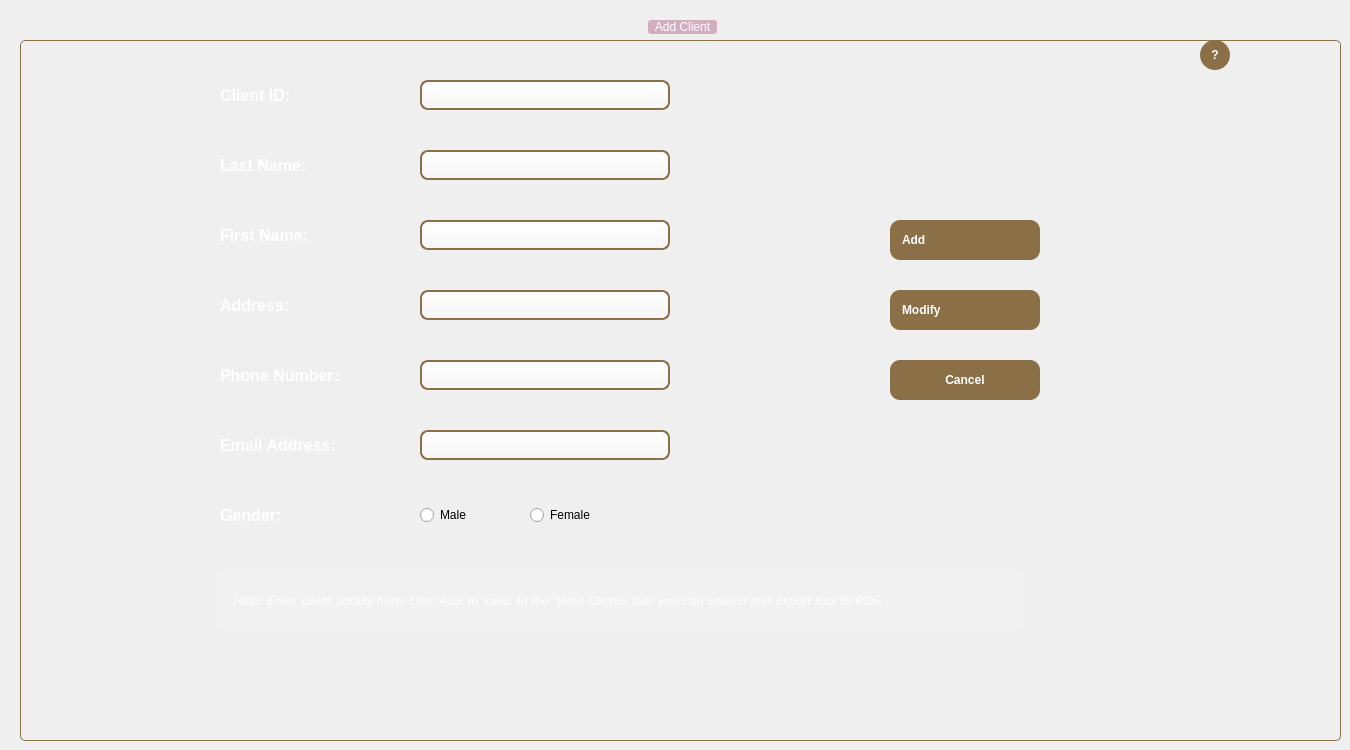
        <widget class="QWidget" name="tab_add">
         <attribute name="title">
          <string>Add Client</string>
         </attribute>
         <widget class="QGroupBox" name="group_add">
          <property name="geometry">
           <rect>
            <x>20</x>
            <y>20</y>
            <width>1321</width>
            <height>721</height>
           </rect>
          </property>
          <property name="styleSheet">
           <string notr="true">
          QGroupBox { background-color: transparent; border: 1px solid #8B6F47; border-radius: 5px; margin-top: 20px; }
          QGroupBox::title { subcontrol-origin: margin; subcontrol-position: top center; padding: 0 5px; background-color: rgb(210, 174, 193); font-weight: bold; color: white; border-radius: 3px; }

           QLineEdit {
            background: qlineargradient(x1:0, y1:0, x2:0, y2:1, stop:0 #FFFFFF, stop:1 #F5F5F5);
            border: 2px solid #8B6F47;
            border-radius: 8px;
            padding: 3px 12px;
            font-size: 14px;
            color: #333;
            selection-background-color: #8B6F47;
            selection-color: white;
        }
        QLineEdit:hover {
            border: 2px solid #A0825A;
            background: qlineargradient(x1:0, y1:0, x2:0, y2:1, stop:0 #FFFFFF, stop:1 #FAFAFA);
        }
        QLineEdit:focus {
            border: 2px solid #8B4513; 
            background: #FFFAF0;
        }

           QLineEdit {
            background: qlineargradient(x1:0, y1:0, x2:0, y2:1, stop:0 #FFFFFF, stop:1 #F5F5F5);
            border: 2px solid #8B6F47;
            border-radius: 8px;
            padding: 3px 12px;
            font-size: 14px;
            color: #333;
            selection-background-color: #8B6F47;
            selection-color: white;
        }
        QLineEdit:hover {
            border: 2px solid #A0825A;
            background: qlineargradient(x1:0, y1:0, x2:0, y2:1, stop:0 #FFFFFF, stop:1 #FAFAFA);
        }
        QLineEdit:focus {
            border: 2px solid #8B4513; 
            background: #FFFAF0;
        }
          QGroupBox::title { subcontrol-origin: margin; subcontrol-position: top center; padding: 0 5px; background-color: rgb(210, 174, 193); font-weight: bold; color: white; border-radius: 3px; }
         </string>
          </property>
          <property name="title">
           <string>Add Client</string>
          </property>
          <widget class="QLabel" name="label_id">
           <property name="geometry">
            <rect>
             <x>200</x>
             <y>60</y>
             <width>150</width>
             <height>30</height>
            </rect>
           </property>
           <property name="styleSheet">
            <string notr="true">color: white; font-size: 16px; font-weight: bold;</string>
           </property>
           <property name="text">
            <string>Client ID:</string>
           </property>
          </widget>
          <widget class="QLabel" name="label_nom">
           <property name="geometry">
            <rect>
             <x>200</x>
             <y>130</y>
             <width>150</width>
             <height>30</height>
            </rect>
           </property>
           <property name="styleSheet">
            <string notr="true">color: white; font-size: 16px; font-weight: bold;</string>
           </property>
           <property name="text">
            <string>Last Name:</string>
           </property>
          </widget>
          <widget class="QLabel" name="label_prenom">
           <property name="geometry">
            <rect>
             <x>200</x>
             <y>200</y>
             <width>150</width>
             <height>30</height>
            </rect>
           </property>
           <property name="styleSheet">
            <string notr="true">color: white; font-size: 16px; font-weight: bold;</string>
           </property>
           <property name="text">
            <string>First Name:</string>
           </property>
          </widget>
          <widget class="QLabel" name="label_adresse">
           <property name="geometry">
            <rect>
             <x>200</x>
             <y>270</y>
             <width>150</width>
             <height>30</height>
            </rect>
           </property>
           <property name="styleSheet">
            <string notr="true">color: white; font-size: 16px; font-weight: bold;</string>
           </property>
           <property name="text">
            <string>Address:</string>
           </property>
          </widget>
          <widget class="QLabel" name="label_tel">
           <property name="geometry">
            <rect>
             <x>200</x>
             <y>340</y>
             <width>150</width>
             <height>30</height>
            </rect>
           </property>
           <property name="styleSheet">
            <string notr="true">color: white; font-size: 16px; font-weight: bold;</string>
           </property>
           <property name="text">
            <string>Phone Number:</string>
           </property>
          </widget>
          <widget class="QLabel" name="label_email">
           <property name="geometry">
            <rect>
             <x>200</x>
             <y>410</y>
             <width>150</width>
             <height>30</height>
            </rect>
           </property>
           <property name="styleSheet">
            <string notr="true">color: white; font-size: 16px; font-weight: bold;</string>
           </property>
           <property name="text">
            <string>Email Address:</string>
           </property>
          </widget>
          <widget class="QLabel" name="label_sexe">
           <property name="geometry">
            <rect>
             <x>200</x>
             <y>480</y>
             <width>150</width>
             <height>30</height>
            </rect>
           </property>
           <property name="styleSheet">
            <string notr="true">color: white; font-size: 16px; font-weight: bold;</string>
           </property>
           <property name="text">
            <string>Gender:</string>
           </property>
          </widget>
          <widget class="QLineEdit" name="le_id">
           <property name="geometry">
            <rect>
             <x>400</x>
             <y>60</y>
             <width>250</width>
             <height>30</height>
            </rect>
           </property>
           <property name="styleSheet">
            <string notr="true"/>
           </property>
          </widget>
          <widget class="QLineEdit" name="le_nom">
           <property name="geometry">
            <rect>
             <x>400</x>
             <y>130</y>
             <width>250</width>
             <height>30</height>
            </rect>
           </property>
           <property name="styleSheet">
            <string notr="true"/>
           </property>
          </widget>
          <widget class="QLineEdit" name="le_prenom">
           <property name="geometry">
            <rect>
             <x>400</x>
             <y>200</y>
             <width>250</width>
             <height>30</height>
            </rect>
           </property>
           <property name="styleSheet">
            <string notr="true"/>
           </property>
          </widget>
          <widget class="QLineEdit" name="le_adresse">
           <property name="geometry">
            <rect>
             <x>400</x>
             <y>270</y>
             <width>250</width>
             <height>30</height>
            </rect>
           </property>
           <property name="styleSheet">
            <string notr="true"/>
           </property>
          </widget>
          <widget class="QLineEdit" name="le_tel">
           <property name="geometry">
            <rect>
             <x>400</x>
             <y>340</y>
             <width>250</width>
             <height>30</height>
            </rect>
           </property>
           <property name="styleSheet">
            <string notr="true"/>
           </property>
          </widget>
          <widget class="QLineEdit" name="le_email">
           <property name="geometry">
            <rect>
             <x>400</x>
             <y>410</y>
             <width>250</width>
             <height>30</height>
            </rect>
           </property>
           <property name="styleSheet">
            <string notr="true"/>
           </property>
          </widget>
          <widget class="QRadioButton" name="rb_homme">
           <property name="geometry">
            <rect>
             <x>400</x>
             <y>480</y>
             <width>100</width>
             <height>30</height>
            </rect>
           </property>
           <property name="text">
            <string>Male</string>
           </property>
           <attribute name="buttonGroup">
            <string notr="true">bg_client_gender_main</string>
           </attribute>
          </widget>
          <widget class="QRadioButton" name="rb_femme">
           <property name="geometry">
            <rect>
             <x>510</x>
             <y>480</y>
             <width>100</width>
             <height>30</height>
            </rect>
           </property>
           <property name="text">
            <string>Female</string>
           </property>
           <attribute name="buttonGroup">
            <string notr="true">bg_client_gender_main</string>
           </attribute>
          </widget>
          <widget class="QPushButton" name="btn_add">
           <property name="geometry">
            <rect>
             <x>870</x>
             <y>200</y>
             <width>150</width>
             <height>40</height>
            </rect>
           </property>
           <property name="styleSheet">
            <string notr="true">
                QPushButton { background-color: #8B6F47; border-radius: 10px; color: white; font-weight: bold; padding-left: 12px; text-align: left; }
                QPushButton:hover { background-color: #FFF; border: 2px solid #8B6F47; color: #8B6F47; }
       </string>
           </property>
           <property name="text">
            <string>Add</string>
           </property>
                    <property name="icon">
                     <iconset resource="resources.qrc">
                        <normaloff>:/assets/add.png</normaloff>:/assets/add.png</iconset>
                    </property>
                    <property name="iconSize">
                     <size>
                        <width>24</width>
                        <height>24</height>
                     </size>
                    </property>
          </widget>
          <widget class="QPushButton" name="btn_cancel">
           <property name="geometry">
            <rect>
             <x>870</x>
             <y>340</y>
             <width>150</width>
             <height>40</height>
            </rect>
           </property>
           <property name="styleSheet">
            <string notr="true">
        QPushButton { background-color: #8B6F47; border-radius: 10px; color: white; font-weight: bold; } QPushButton:hover { background-color: #FFF; border: 2px solid #8B6F47; color: #8B6F47; }
       </string>
           </property>
           <property name="text">
            <string>Cancel</string>
           </property>
          </widget>
          <widget class="QToolButton" name="btn_help_add_client">
           <property name="geometry">
            <rect>
             <x>1180</x>
             <y>20</y>
             <width>30</width>
             <height>30</height>
            </rect>
           </property>
           <property name="styleSheet">
            <string notr="true">QToolButton { background-color: #8B6F47; border-radius: 15px; color: white; font-weight: bold; border: none; }
            QToolButton:checked { background-color: white; color: #8B6F47; border: 2px solid #8B6F47; }</string>
           </property>
           <property name="text">
            <string>?</string>
           </property>
           <property name="checkable">
            <bool>true</bool>
           </property>
          </widget>
          <widget class="QLabel" name="lbl_hint_add_client">
           <property name="geometry">
            <rect>
             <x>200</x>
             <y>550</y>
             <width>800</width>
             <height>60</height>
            </rect>
           </property>
           <property name="visible">
            <bool>false</bool>
           </property>
           <property name="styleSheet">
            <string notr="true">color: white; font-size: 13px; font-style: italic; background: rgba(255, 255, 255, 0.1); padding: 10px; border-radius: 5px;</string>
           </property>
           <property name="text">
            <string>Help: Enter client details here. Use 'Add' to save. In the 'View Clients' tab, you can search and export lists to PDF.</string>
           </property>
          </widget>
          <widget class="QPushButton" name="btn_modify_2">
           <property name="geometry">
            <rect>
             <x>870</x>
             <y>270</y>
             <width>150</width>
             <height>40</height>
            </rect>
           </property>
           <property name="styleSheet">
            <string notr="true">
        QPushButton { background-color: #8B6F47; border-radius: 10px; color: white; font-weight: bold; padding-left: 12px; text-align: left; }
        QPushButton:hover { background-color: #FFF; border: 2px solid #8B6F47; color: #8B6F47; }
       </string>
           </property>
           <property name="text">
            <string>Modify</string>
           </property>
           <property name="icon">
            <iconset resource="resources.qrc">
             <normaloff>:/assets/modify.png</normaloff>:/assets/modify.png</iconset>
            </property>
           <property name="iconSize">
            <size>
             <width>24</width>
             <height>24</height>
            </size>
           </property>
          </widget>
         </widget>
        </widget>
